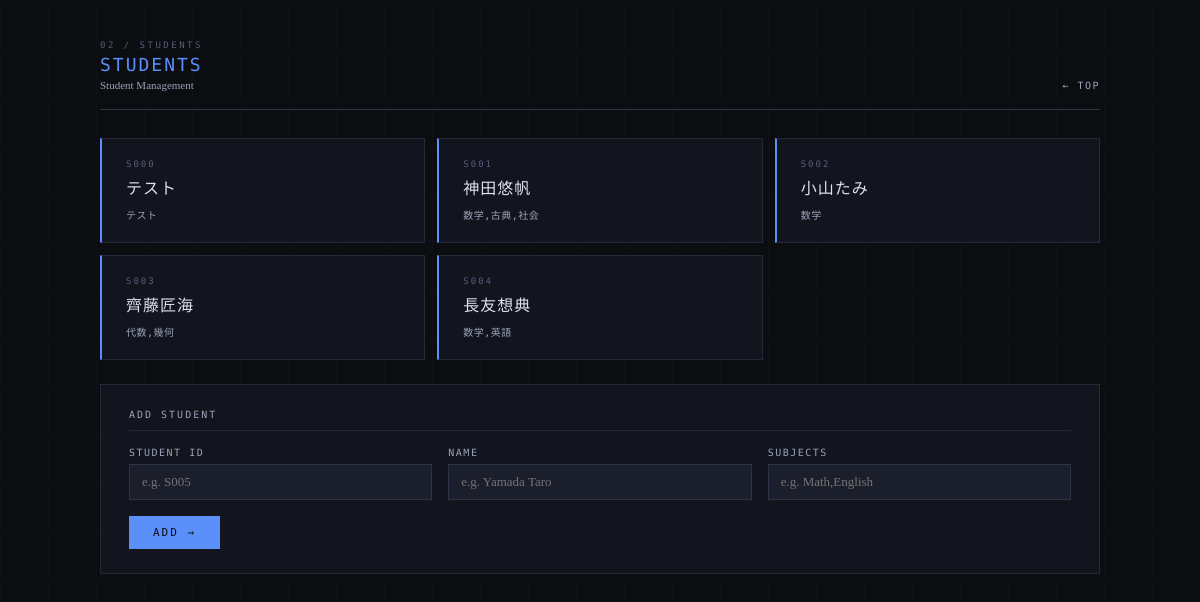
/students, run on the app's committed database.
### tables this page shows
CREATE TABLE students (
            student_id TEXT PRIMARY KEY,
            name TEXT NOT NULL,
            subjects TEXT NOT NULL
        , plan_mode TEXT DEFAULT 'all');

### app.py (the view)
@app.route("/students", methods=["GET", "POST"])
def students():
    conn = get_connection()
    c = conn.cursor()
    c.execute("SELECT * FROM students ORDER BY student_id")
    students = c.fetchall()
    conn.close()
    return render_template("students.html", students=students)

### app.py (called while the page is built)
@app.before_request
def require_login():
    password = os.environ.get('APP_PASSWORD', '')
    if not password:
        return
    if request.endpoint in ('login', 'logout', 'static', 'api_tool'):
        return
    if not session.get('logged_in'):
        return redirect(url_for('login'))

### database.py (called while the page is built)
def get_connection():
    conn = sqlite3.connect(DB_PATH)
    conn.row_factory = sqlite3.Row
    return conn

### templates/students.html (shortened to what this page needs)
<!DOCTYPE html>
<html lang="ja">
<head>
</head>
<body>
<div class="container">
  <div class="page-header fade-in">
    <div>
      <div class="page-label">02 / Students</div>
      <div class="page-title" style="color:#5b8ff9;">Students</div>
      <div class="page-title-ja">Student Management</div>
    </div>
    <a class="page-header-back" href="/">TOP</a>
  </div>
  <div class="student-grid fade-in">
    {% for s in students %}
    <a class="student-card" href="/students/{{ s.student_id }}">
      <div class="student-id">{{ s.student_id }}</div>
      <div class="student-name">{{ s.name }}</div>
      <div class="student-meta">
        {{ s.subjects }}<br>
      </div>
    </a>
    {% endfor %}
  </div>
  <div class="card fade-in">
    <div class="card-title">Add Student</div>
    <form method="POST" action="/students/add">
      <div class="grid-3">
        <div>
          <label>Student ID</label>
          <input type="text" name="student_id" placeholder="e.g. S005" required>
        </div>
        <div>
          <label>Name</label>
          <input type="text" name="name" placeholder="e.g. Yamada Taro" required>
        </div>
        <div>
          <label>Subjects</label>
          <input type="text" name="subjects" placeholder="e.g. Math,English">
        </div>
      </div>
      <div style="margin-top:16px;">
        <button type="submit" class="btn btn-primary">Add →</button>
      </div>
    </form>
  </div>
</div>
</body>
</html>

### templates/students.html (style rules this page uses)
:root { --bg:#0c0d11; --surface:#13151e; --surface2:#1b1e2b; --surface3:#222536; --border:#252838; --border-light:#2f3347; --text:#dde1ec; --text-muted:#9aa3b8; --text-dim:#555d7a; --blue:#5b8ff9; --green:#3ecf8e; --amber:#f5a623; --rose:#f06292; --red:#ef4444; --blue-bg:rgba(91,143,249,0.10); --green-bg:rgba(62,207,142,0.10); --amber-bg:rgba(245,166,35,0.10); --rose-bg:rgba(240,98,146,0.10); }
*, *::before, *::after { margin:0; padding:0; box-sizing:border-box; }
body { font-family:'Noto Serif JP',serif; background:var(--bg); color:var(--text); min-height:100vh; padding:40px 32px 80px; -webkit-font-smoothing:antialiased; }
body::after { content:''; position:fixed; inset:0; background-image: linear-gradient(var(--border) 1px,transparent 1px), linear-gradient(90deg,var(--border) 1px,transparent 1px); background-size:48px 48px; opacity:0.15; pointer-events:none; z-index:0; }
.container { max-width:1000px; margin:0 auto; position:relative; z-index:1; }
.page-header { display:flex; align-items:flex-end; justify-content:space-between; margin-bottom:28px; padding-bottom:18px; border-bottom:1px solid var(--border-light); }
.page-label { font-family:'DM Mono',monospace; font-size:9px; letter-spacing:2.5px; text-transform:uppercase; color:var(--text-dim); margin-bottom:4px; }
.page-title { font-family:'DM Mono',monospace; font-weight:500; font-size:18px; letter-spacing:2px; text-transform:uppercase; }
.page-title-ja { font-family:'Noto Serif JP',serif; font-weight:300; font-size:11px; color:var(--text-muted); margin-top:4px; }
.page-header-back { font-family:'DM Mono',monospace; font-size:10px; color:var(--text-muted); letter-spacing:1.5px; text-decoration:none; transition:color 0.15s; }
.page-header-back::before { content:'← '; }
.card { background:var(--surface); border:1px solid var(--border); padding:24px 28px; margin-bottom:20px; }
.card-title { font-family:'DM Mono',monospace; font-size:10px; letter-spacing:2px; text-transform:uppercase; color:var(--text-muted); margin-bottom:16px; padding-bottom:10px; border-bottom:1px solid var(--border); }
label { display:block; font-family:'DM Mono',monospace; font-size:10px; letter-spacing:1.5px; text-transform:uppercase; color:var(--text-muted); margin-bottom:6px; margin-top:16px; }
label:first-child { margin-top:0; }
input[type="text"], input[type="date"], input[type="number"], select, textarea { width:100%; padding:9px 12px; background:var(--surface2); border:1px solid var(--border-light); color:var(--text); font-family:'Noto Serif JP',serif; font-size:13px; outline:none; transition:border-color 0.15s; }
.btn { font-family:'DM Mono',monospace; font-size:11px; letter-spacing:2px; text-transform:uppercase; padding:10px 24px; border:none; cursor:pointer; transition:all 0.15s; display:inline-flex; align-items:center; gap:8px; }
.btn-primary { background:var(--blue); color:#0c0d11; }
.grid-3 { display:grid; grid-template-columns:1fr 1fr 1fr; gap:16px; }
.fade-in { animation:fadeIn 0.3s ease both; }
a { color:var(--blue); text-decoration:none; }
.student-grid { display:grid; grid-template-columns:repeat(auto-fill,minmax(280px,1fr)); gap:12px; margin-bottom:24px; }
.student-card { background:var(--surface); border:1px solid var(--border); border-left:2px solid var(--blue); padding:20px 24px; transition:all 0.15s; text-decoration:none; color:var(--text); display:block; }
.student-id { font-family:'DM Mono',monospace; font-size:9px; letter-spacing:2px; color:var(--text-dim); margin-bottom:6px; }
.student-name { font-family:'DM Mono',monospace; font-weight:500; font-size:16px; letter-spacing:1px; color:var(--text); margin-bottom:8px; }
.student-meta { font-family:'DM Mono',monospace; font-size:10px; color:var(--text-muted); letter-spacing:0.5px; }

### data on the page
students: student_id "S000", name "テスト", subjects "テスト"
students: student_id "S001", name "神田悠帆", subjects "数学,古典,社会"
students: student_id "S002", name "小山たみ", subjects "数学"
students: student_id "S003", name "齊藤匠海", subjects "代数,幾何"
students: student_id "S004", name "長友想典", subjects "数学,英語"
